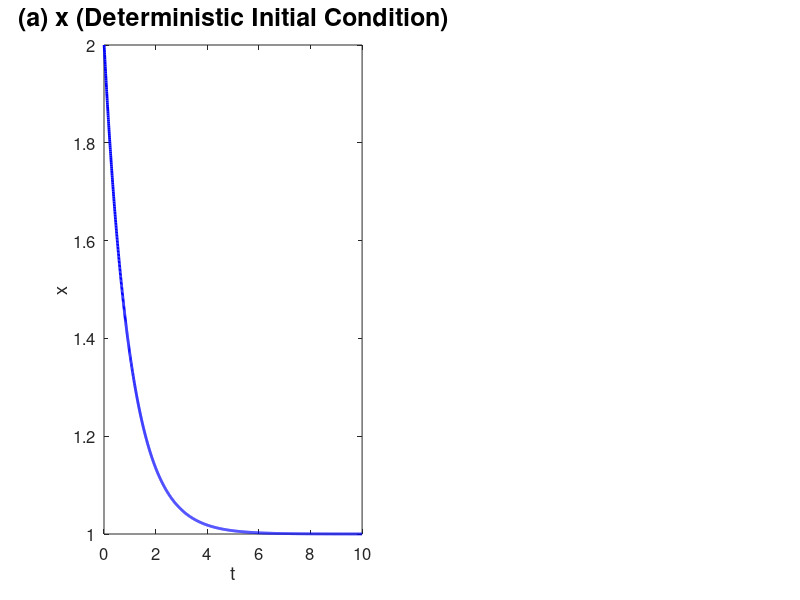

The MATLAB script that drew this image: (Note: this script raises an error after producing the figure.)
% Code corresponding to Section 3.1 - "Uncertainty propagation in the linear 
% damped system" in the Supplementary Document of the paper "Taming Uncertainty 
% in a Complex World: The Rise of Uncertainty Quantification — A Tutorial for 
% Beginners". It specifically produces Figure 2 in the main text (in Section 
% "Examples of uncertainty propagation in linear and nonlinear dynamical 
% systems").
%
% Authors: Nan Chen, Stephen Wiggins, Marios Andreou.
%
% Code: Simulating a linear (stochastic) damped system with initial uncertainty
% (MATLAB code).
%
% MATLAB Toolbox and M-file Requirements:
% 
% Code used to obtain the required m-file scripts and MATLAB toolboxes:
% [fList, pList] = matlab.codetools.requiredFilesAndProducts('Linear_System_UQ.m');
%
% M-file Scripts:
%   * Linear_System_UQ.m
%
% Toolboxes:
%   * None

%%%%%%%%%%%%%%%%%%%%%%%%%%%%%%%%%%%%%%%%%%%%%%%%%%%%%%%%%%%%%%%%%%%%%%%%%%%%%%%%
%%%%%%%%%%%%%%%%%%%%%%%%%%%%%%%%%%%%%%%%%%%%%%%%%%%%%%%%%%%%%%%%%%%%%%%%%%%%%%%%

rng(42) % Setting the seed number for consistent and reproducible results
N = 2000; % Total numerical integration steps
dt = 0.005; % Numerical integration time step
T = N*dt; % Total length of the simulation in time units

a = 1; % Deterministic and constant damping of the process 
f = 1; % Deterministic and constant forcing of the process
sigma = 0.5; % Noise amplitude/feedback in the case where a stochastic process is being simulated
Ens = 1000; % Number of ensemble members used to calculate the mean ensemble trajectory in the presence of initial uncertainty

x1 = zeros(1, N); % Stochastic process with deterministic initial condition
x2 = zeros(Ens, N); % Stochastic process with uncertainty in its initial value

% Initializing the processes.
x1(1) = 2;
x2(:, 1) = 2 + 0.3 * randn(Ens, 1); % A small zero-mean normal noise is added to all ensemble members initially

% Model simulation using forward Euler.
% Remove the commented-out lines for x1(i) and x2(:, i) to instead add a Wiener
% noise or Brownian motion to the dynamical linear system and make it stochastic 
% thus simulating the system using the Euler-Maruyama method for numerical 
% integration.
for i = 2:N
    x1(i) = x1(i-1) + (-a * x1(i-1) + f) * dt;
    x2(:, i) = x2(:, i-1) + (-a * x2(:, i-1) + f) * dt;
    % x1(i) = x1(i-1) + (-a * x1(i-1) + f) * dt + sigma * sqrt(dt) * randn;
    % x2(:, i) = x2(:, i-1) + (-a * x2(:, i-1) + f) * dt + sigma * sqrt(dt) * randn(Ens, 1);
end

% Plotting the simulated time series and ensemble members (in the case of the 
% process with random initial values).
fig = figure();
subplot(1, 2, 1)
plot(dt:dt:N*dt, x1, 'b', 'LineWidth', 2);
box on
set(gca, 'FontSize', 12)
title('(a) x (Deterministic Initial Condition)', 'FontSize', 18)
xlabel('t')
ylabel('x')
ylim([min(x2, [], 'all'), max(x2, [], 'all')])
subplot(1, 2, 2)
hold on
h = plot(dt:dt:N*dt, x2, 'k', 'LineWidth', 0.5);
h(Ens+1) = plot(dt:dt:N*dt, mean(x2), 'r', 'LineWidth', 2);
box on
set(gca, 'FontSize', 12)
legend(h([1, Ens+1]), {'Ensemble Members', 'Mean Time Series'}, 'FontSize', 14)
title('(b) x (Initial Condition With Small Uncertainty)', 'FontSize', 18)
xlabel('t')
ylabel('x')
ylim([min(x2, [], 'all'), max(x2, [], 'all')])

fig.WindowState = 'Maximized'; % Maximize the figure window